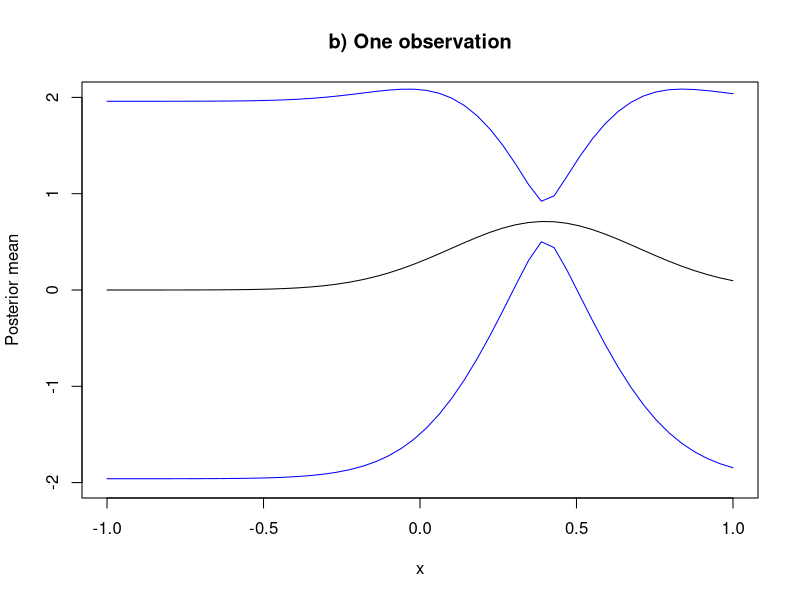
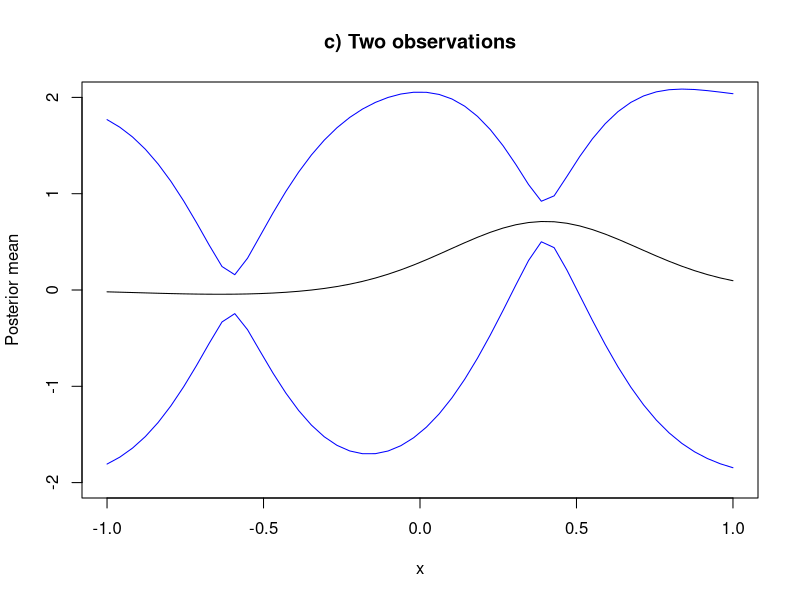
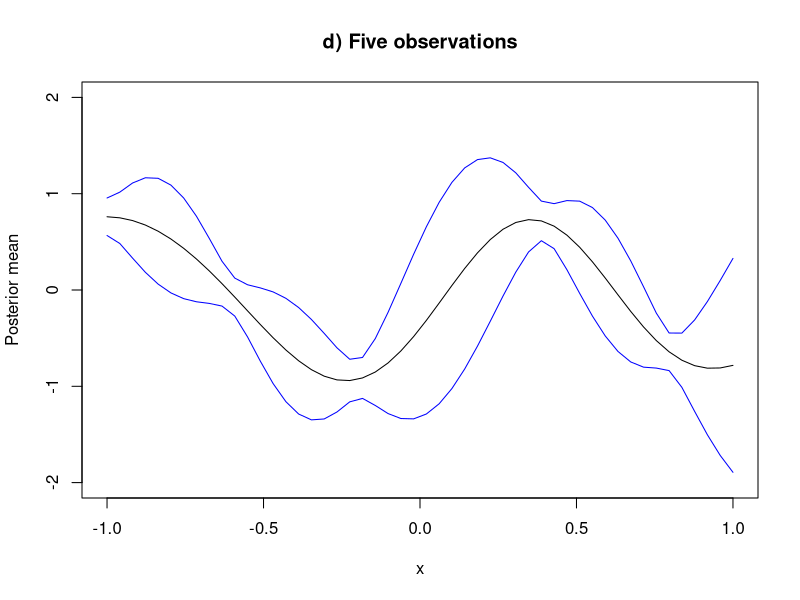
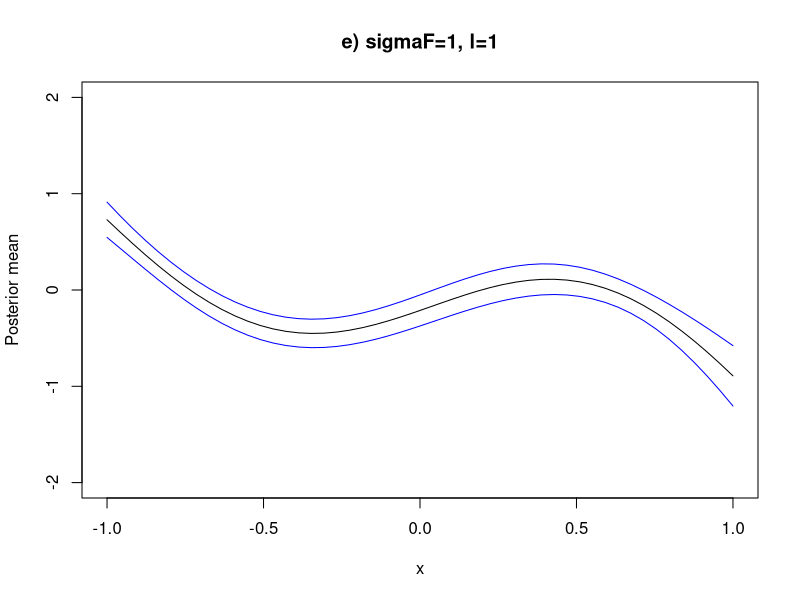

These charts were generated, in order, by the following R code:
#### Advanced machine learning

# Lab 4

# Question 1

#a)

conf_band <- function(pred_mean, pred_var){
  upp_band <- pred_mean+qnorm(0.975)*sqrt(diag(pred_var))
  low_band <- pred_mean-qnorm(0.975)*sqrt(diag(pred_var))
  return(list(upper=upp_band, lower=low_band))
}

SE_kernel <- function(x1,x2,sigmaF,l){
  n1 <- length(x1)
  n2 <- length(x2)
  K <- matrix(NA,n1,n2)
  for (i in 1:n2){
    K[,i] <- sigmaF^2*exp(-0.5*( (x1-x2[i])/l)^2 )
  }
  return(K)
}

posteriorGP <- function(x, y, xStar, hyperParam, sigmaNoise){
  #### Input:
  #x = train data
  #y = targets
  #xStar = test data
  #hyperParam = list(sigmaF, l)
  #sigmaNoise
  #K covariance for indata, call se_kernel
  y <- as.matrix(y)
  sigmaF <- hyperParam$sigmaF
  l <- hyperParam$l
  k <- SE_kernel(x, x, sigmaF, l)
  L <- t(chol(k+sigmaNoise^2*diag(ncol(k))))
  kStar <- SE_kernel(x, xStar, sigmaF, l)
  alpha <- solve(t(L))%*%(solve(L)%*%y)
  fStar <- t(kStar)%*%alpha #predictive mean
  v <- solve(L)%*%kStar
  V <- SE_kernel(xStar, xStar, sigmaF, l)-t(v)%*%v #predictive variance
  #log_marg <- -0.5*t(y)%*%alpha-sum(L) - 0.5*length(x)*log(2*pi)
  #### Output:
  #posterior mean, posterior variance
  return(list("pred_mean"=fStar, "pred_var"=V))
}


#b)
noise <- 0.1
hyperParam <- list("sigmaF"=1, "l"=0.3)
xGrid <- seq(-1,1,length=50)

obs1 <- list(x=0.4, y=0.719)
post1<-posteriorGP(obs1$x, obs1$y, xGrid, hyperParam, noise)
confband1 <- conf_band(post1$pred_mean, post1$pred_var)

plot(xGrid, post1$pred_mean, type="l", ylim=c(-2,2), ylab="Posterior mean", xlab = "x", main="b) One observation")
lines(xGrid,confband1$upper, col="blue")
lines(xGrid,confband1$lower, col="blue")


#c)
obs2 <- list(x=c(obs1$x,-0.6), y=c(obs1$y,-0.044))
post2 <- posteriorGP(obs2$x, obs2$y, xGrid, hyperParam, noise)
confband2 <- conf_band(post2$pred_mean, post2$pred_var)

plot(xGrid, post2$pred_mean, type="l", ylim=c(-2,2), ylab="Posterior mean", xlab = "x", main="c) Two observations")
lines(xGrid,confband2$upper, col="blue")
lines(xGrid,confband2$lower, col="blue")

#d)
obs3 <- list(x=c(obs2$x, -1, -0.2, 0.8), y=c(obs2$y, 0.768, -0.94, -0.664))
post3 <- posteriorGP(obs3$x, obs3$y, xGrid, hyperParam, noise)
confband3 <- conf_band(post3$pred_mean, post3$pred_var)

plot(xGrid, post3$pred_mean, type="l", ylim=c(-2,2), ylab="Posterior mean", xlab = "x", main="d) Five observations")
lines(xGrid,confband3$upper, col="blue")
lines(xGrid,confband3$lower, col="blue")

#e)
hyperParam2 <- list(sigmaF=1, l=1)
post4 <- posteriorGP(obs3$x, obs3$y, xGrid, hyperParam2, noise)
confband4 <- conf_band(post4$pred_mean, post4$pred_var)

plot(xGrid, post4$pred_mean, type="l", ylim=c(-2,2), ylab="Posterior mean", xlab = "x", main="e) sigmaF=1, l=1")
lines(xGrid,confband4$upper, col="blue")
lines(xGrid,confband4$lower, col="blue")

# Question 2

#a)

#b)

#c)

#d)

#e)


# Question 3

#a)

#b)

#c)

